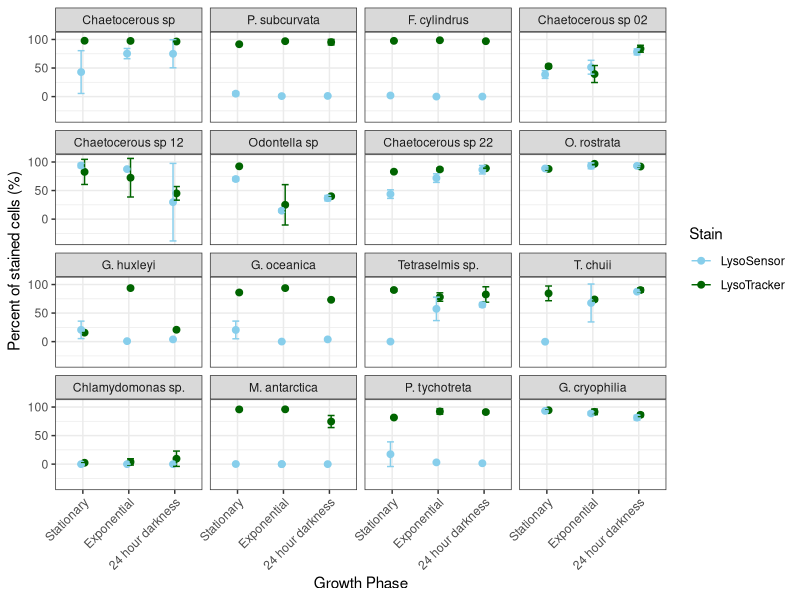

The R script that drew this image:
# Load in required libraries
library(ggplot2)
library(data.table)
library(dplyr)
library(plyr)
library(readxl)
library(gtools)
library(ggpubr)
library(tidyr)

# Create custom order for cultures to appear in
ordered_names <- c("Chaetocerous sp", "P. subcurvata", "F. cylindrus", "Chaetocerous sp 02", "Chaetocerous sp 12", "Odontella sp", "Chaetocerous sp 22", "O. rostrata", "G. huxleyi", "G. oceanica", "Tetraselmis sp.", "T. chuii", "Chlamydomonas sp.", "M. antarctica", "P. tychotreta", "G. cryophilia")

# Read in dataframe and format for plotting
df <- read_excel("Data/StainingGrowthPhases.xlsx") %>%
  mutate(Av=(Av*100), Std=Std*100)
df$Name <- factor(df$Name, levels = ordered_names)

# Plot
graph <- ggplot(df, aes(x = factor(Type, levels = c("Stationary", "Exponential", "24 hour darkness")), 
                                y = Av, color = Stain)) +
  geom_point(position = position_dodge(width = 0.15), size = 2) +
  geom_errorbar(aes(ymin = Av - Std, ymax = Av + Std),
                width = 0.3,
                position = position_dodge(width = 0.15))+
  labs(y = "Percent of stained cells (%)", x = "Growth Phase") +
  facet_wrap(~ Name) +
  theme_bw() +
  scale_color_manual(values = c("LysoTracker" = "darkgreen", "LysoSensor" = "skyblue")) +
  theme(axis.text.x=element_text(angle=45, vjust=1,hjust=1))
  

# Save plot
ggsave("Figures/SuppFigGrowthPhase.tiff", plot = graph, width = 8, height = 8, units = "in", dpi = 300)

